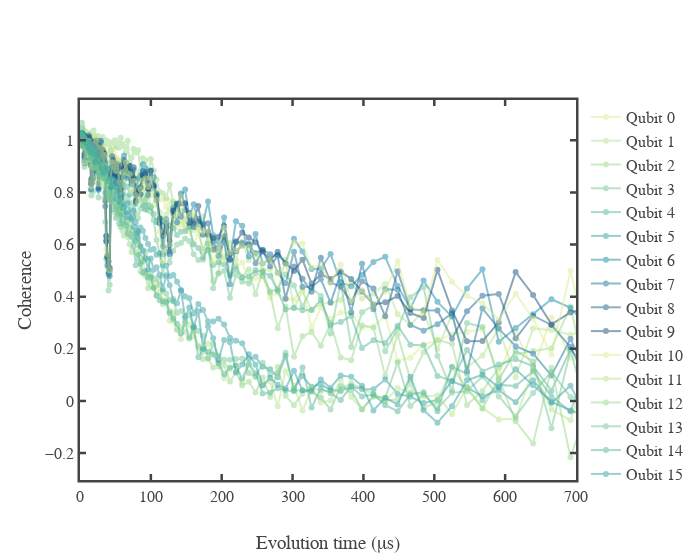

The notebook cell this image was saved under:
### Code cell
fig = go.Figure()
for i in range(c_expt.shape[0]):
    fig.add_scatter(x=expt_data['xval']*1e6,y=c_expt[i,:],name=f'Qubit {i}',mode="lines+markers",opacity=0.5)

fig.update_layout(template=fig_template, width = 700,
                  xaxis = dict(title='Evolution time (\N{greek small letter mu}s)',range=[0,700]),
                  yaxis = dict(title='Coherence'),
                 )

### Figure 1 — Plotly figure (JSON) as saved in the notebook; plotly's stock layout.template omitted (floating-point values rounded to 4 significant figures; data arrays with more than 128 entries replaced by an {"elided": "..."} marker saying what was removed)
{"data": [{"mode": "lines+markers", "name": "Qubit 0", "opacity": 0.5, "type": "scatter", "x": {"elided": "150 float values"}, "y": {"elided": "150 float values"}}, {"mode": "lines+markers", "name": "Qubit 1", "opacity": 0.5, "type": "scatter", "x": {"elided": "150 float values"}, "y": {"elided": "150 float values"}}, {"mode": "lines+markers", "name": "Qubit 2", "opacity": 0.5, "type": "scatter", "x": {"elided": "150 float values"}, "y": {"elided": "150 float values"}}, {"mode": "lines+markers", "name": "Qubit 3", "opacity": 0.5, "type": "scatter", "x": {"elided": "150 float values"}, "y": {"elided": "150 float values"}}, {"mode": "lines+markers", "name": "Qubit 4", "opacity": 0.5, "type": "scatter", "x": {"elided": "150 float values"}, "y": {"elided": "150 float values"}}, {"mode": "lines+markers", "name": "Qubit 5", "opacity": 0.5, "type": "scatter", "x": {"elided": "150 float values"}, "y": {"elided": "150 float values"}}, {"mode": "lines+markers", "name": "Qubit 6", "opacity": 0.5, "type": "scatter", "x": {"elided": "150 float values"}, "y": {"elided": "150 float values"}}, {"mode": "lines+markers", "name": "Qubit 7", "opacity": 0.5, "type": "scatter", "x": {"elided": "150 float values"}, "y": {"elided": "150 float values"}}, {"mode": "lines+markers", "name": "Qubit 8", "opacity": 0.5, "type": "scatter", "x": {"elided": "150 float values"}, "y": {"elided": "150 float values"}}, {"mode": "lines+markers", "name": "Qubit 9", "opacity": 0.5, "type": "scatter", "x": {"elided": "150 float values"}, "y": {"elided": "150 float values"}}, {"mode": "lines+markers", "name": "Qubit 10", "opacity": 0.5, "type": "scatter", "x": {"elided": "150 float values"}, "y": {"elided": "150 float values"}}, {"mode": "lines+markers", "name": "Qubit 11", "opacity": 0.5, "type": "scatter", "x": {"elided": "150 float values"}, "y": {"elided": "150 float values"}}, {"mode": "lines+markers", "name": "Qubit 12", "opacity": 0.5, "type": "scatter", "x": {"elided": "150 float values"}, "y": {"elided": "150 float values"}}, {"mode": "lines+markers", "name": "Qubit 13", "opacity": 0.5, "type": "scatter", "x": {"elided": "150 float values"}, "y": {"elided": "150 float values"}}, {"mode": "lines+markers", "name": "Qubit 14", "opacity": 0.5, "type": "scatter", "x": {"elided": "150 float values"}, "y": {"elided": "150 float values"}}, {"mode": "lines+markers", "name": "Qubit 15", "opacity": 0.5, "type": "scatter", "x": {"elided": "150 float values"}, "y": {"elided": "150 float values"}}], "layout": {"width": 700, "xaxis": {"range": [0, 700], "title": {"text": "Evolution time (μs)"}}, "yaxis": {"title": {"text": "Coherence"}}}}
